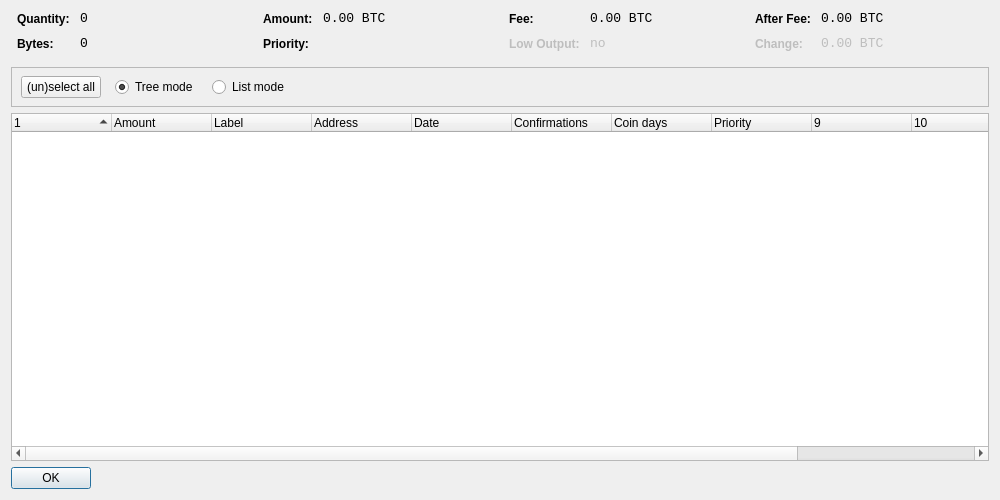
<?xml version="1.0" encoding="UTF-8"?>
<ui version="4.0">
 <class>CoinControlDialog</class>
 <widget class="QDialog" name="CoinControlDialog">
  <property name="geometry">
   <rect>
    <x>0</x>
    <y>0</y>
    <width>1000</width>
    <height>500</height>
   </rect>
  </property>
  <property name="windowTitle">
   <string>Bullion Control</string>
  </property>
  <layout class="QVBoxLayout" name="verticalLayout">
   <item>
    <layout class="QHBoxLayout" name="horizontalLayoutTop" stretch="0,0,0,0">
     <property name="topMargin">
      <number>0</number>
     </property>
     <property name="bottomMargin">
      <number>10</number>
     </property>
     <item>
      <layout class="QFormLayout" name="formLayoutCoinControl1">
       <property name="horizontalSpacing">
        <number>10</number>
       </property>
       <property name="verticalSpacing">
        <number>10</number>
       </property>
       <property name="leftMargin">
        <number>6</number>
       </property>
       <property name="rightMargin">
        <number>6</number>
       </property>
       <item row="0" column="0">
        <widget class="QLabel" name="labelCoinControlQuantityText">
         <property name="styleSheet">
          <string notr="true">font-weight:bold;</string>
         </property>
         <property name="text">
          <string>Quantity:</string>
         </property>
        </widget>
       </item>
       <item row="0" column="1">
        <widget class="QLabel" name="labelCoinControlQuantity">
         <property name="font">
          <font>
           <family>Monospace</family>
           <pointsize>10</pointsize>
          </font>
         </property>
         <property name="cursor">
          <cursorShape>IBeamCursor</cursorShape>
         </property>
         <property name="contextMenuPolicy">
          <enum>Qt::ActionsContextMenu</enum>
         </property>
         <property name="text">
          <string>0</string>
         </property>
         <property name="textInteractionFlags">
          <set>Qt::LinksAccessibleByMouse|Qt::TextSelectableByKeyboard|Qt::TextSelectableByMouse</set>
         </property>
        </widget>
       </item>
       <item row="1" column="0">
        <widget class="QLabel" name="labelCoinControlBytesText">
         <property name="styleSheet">
          <string notr="true">font-weight:bold;</string>
         </property>
         <property name="text">
          <string>Bytes:</string>
         </property>
        </widget>
       </item>
       <item row="1" column="1">
        <widget class="QLabel" name="labelCoinControlBytes">
         <property name="font">
          <font>
           <family>Monospace</family>
           <pointsize>10</pointsize>
          </font>
         </property>
         <property name="cursor">
          <cursorShape>IBeamCursor</cursorShape>
         </property>
         <property name="contextMenuPolicy">
          <enum>Qt::ActionsContextMenu</enum>
         </property>
         <property name="text">
          <string>0</string>
         </property>
         <property name="textInteractionFlags">
          <set>Qt::LinksAccessibleByMouse|Qt::TextSelectableByKeyboard|Qt::TextSelectableByMouse</set>
         </property>
        </widget>
       </item>
      </layout>
     </item>
     <item>
      <layout class="QFormLayout" name="formLayoutCoinControl2">
       <property name="horizontalSpacing">
        <number>10</number>
       </property>
       <property name="verticalSpacing">
        <number>10</number>
       </property>
       <property name="leftMargin">
        <number>6</number>
       </property>
       <property name="rightMargin">
        <number>6</number>
       </property>
       <item row="0" column="0">
        <widget class="QLabel" name="labelCoinControlAmountText">
         <property name="styleSheet">
          <string notr="true">font-weight:bold;</string>
         </property>
         <property name="text">
          <string>Amount:</string>
         </property>
        </widget>
       </item>
       <item row="0" column="1">
        <widget class="QLabel" name="labelCoinControlAmount">
         <property name="font">
          <font>
           <family>Monospace</family>
           <pointsize>10</pointsize>
          </font>
         </property>
         <property name="cursor">
          <cursorShape>IBeamCursor</cursorShape>
         </property>
         <property name="contextMenuPolicy">
          <enum>Qt::ActionsContextMenu</enum>
         </property>
         <property name="text">
          <string>0.00 BTC</string>
         </property>
         <property name="textInteractionFlags">
          <set>Qt::LinksAccessibleByMouse|Qt::TextSelectableByKeyboard|Qt::TextSelectableByMouse</set>
         </property>
        </widget>
       </item>
       <item row="1" column="0">
        <widget class="QLabel" name="labelCoinControlPriorityText">
         <property name="styleSheet">
          <string notr="true">font-weight:bold;</string>
         </property>
         <property name="text">
          <string>Priority:</string>
         </property>
        </widget>
       </item>
       <item row="1" column="1">
        <widget class="QLabel" name="labelCoinControlPriority">
         <property name="font">
          <font>
           <family>Monospace</family>
           <pointsize>10</pointsize>
          </font>
         </property>
         <property name="cursor">
          <cursorShape>IBeamCursor</cursorShape>
         </property>
         <property name="contextMenuPolicy">
          <enum>Qt::ActionsContextMenu</enum>
         </property>
         <property name="text">
          <string/>
         </property>
         <property name="textInteractionFlags">
          <set>Qt::LinksAccessibleByMouse|Qt::TextSelectableByKeyboard|Qt::TextSelectableByMouse</set>
         </property>
        </widget>
       </item>
      </layout>
     </item>
     <item>
      <layout class="QFormLayout" name="formLayoutCoinControl3">
       <property name="horizontalSpacing">
        <number>10</number>
       </property>
       <property name="verticalSpacing">
        <number>10</number>
       </property>
       <property name="leftMargin">
        <number>6</number>
       </property>
       <property name="rightMargin">
        <number>6</number>
       </property>
       <item row="0" column="0">
        <widget class="QLabel" name="labelCoinControlFeeText">
         <property name="styleSheet">
          <string notr="true">font-weight:bold;</string>
         </property>
         <property name="text">
          <string>Fee:</string>
         </property>
        </widget>
       </item>
       <item row="0" column="1">
        <widget class="QLabel" name="labelCoinControlFee">
         <property name="font">
          <font>
           <family>Monospace</family>
           <pointsize>10</pointsize>
          </font>
         </property>
         <property name="cursor">
          <cursorShape>IBeamCursor</cursorShape>
         </property>
         <property name="contextMenuPolicy">
          <enum>Qt::ActionsContextMenu</enum>
         </property>
         <property name="text">
          <string>0.00 BTC</string>
         </property>
         <property name="textInteractionFlags">
          <set>Qt::LinksAccessibleByMouse|Qt::TextSelectableByKeyboard|Qt::TextSelectableByMouse</set>
         </property>
        </widget>
       </item>
       <item row="1" column="0">
        <widget class="QLabel" name="labelCoinControlLowOutputText">
         <property name="enabled">
          <bool>false</bool>
         </property>
         <property name="styleSheet">
          <string notr="true">font-weight:bold;</string>
         </property>
         <property name="text">
          <string>Low Output:</string>
         </property>
        </widget>
       </item>
       <item row="1" column="1">
        <widget class="QLabel" name="labelCoinControlLowOutput">
         <property name="enabled">
          <bool>false</bool>
         </property>
         <property name="font">
          <font>
           <family>Monospace</family>
           <pointsize>10</pointsize>
          </font>
         </property>
         <property name="cursor">
          <cursorShape>IBeamCursor</cursorShape>
         </property>
         <property name="contextMenuPolicy">
          <enum>Qt::ActionsContextMenu</enum>
         </property>
         <property name="text">
          <string>no</string>
         </property>
         <property name="textInteractionFlags">
          <set>Qt::LinksAccessibleByMouse|Qt::TextSelectableByKeyboard|Qt::TextSelectableByMouse</set>
         </property>
        </widget>
       </item>
      </layout>
     </item>
     <item>
      <layout class="QFormLayout" name="formLayoutCoinControl4">
       <property name="horizontalSpacing">
        <number>10</number>
       </property>
       <property name="verticalSpacing">
        <number>10</number>
       </property>
       <property name="leftMargin">
        <number>6</number>
       </property>
       <property name="rightMargin">
        <number>6</number>
       </property>
       <item row="0" column="0">
        <widget class="QLabel" name="labelCoinControlAfterFeeText">
         <property name="styleSheet">
          <string notr="true">font-weight:bold;</string>
         </property>
         <property name="text">
          <string>After Fee:</string>
         </property>
        </widget>
       </item>
       <item row="0" column="1">
        <widget class="QLabel" name="labelCoinControlAfterFee">
         <property name="font">
          <font>
           <family>Monospace</family>
           <pointsize>10</pointsize>
          </font>
         </property>
         <property name="cursor">
          <cursorShape>IBeamCursor</cursorShape>
         </property>
         <property name="contextMenuPolicy">
          <enum>Qt::ActionsContextMenu</enum>
         </property>
         <property name="text">
          <string>0.00 BTC</string>
         </property>
         <property name="textInteractionFlags">
          <set>Qt::LinksAccessibleByMouse|Qt::TextSelectableByKeyboard|Qt::TextSelectableByMouse</set>
         </property>
        </widget>
       </item>
       <item row="1" column="0">
        <widget class="QLabel" name="labelCoinControlChangeText">
         <property name="enabled">
          <bool>false</bool>
         </property>
         <property name="styleSheet">
          <string notr="true">font-weight:bold;</string>
         </property>
         <property name="text">
          <string>Change:</string>
         </property>
        </widget>
       </item>
       <item row="1" column="1">
        <widget class="QLabel" name="labelCoinControlChange">
         <property name="enabled">
          <bool>false</bool>
         </property>
         <property name="font">
          <font>
           <family>Monospace</family>
           <pointsize>10</pointsize>
          </font>
         </property>
         <property name="cursor">
          <cursorShape>IBeamCursor</cursorShape>
         </property>
         <property name="contextMenuPolicy">
          <enum>Qt::ActionsContextMenu</enum>
         </property>
         <property name="text">
          <string>0.00 BTC</string>
         </property>
         <property name="textInteractionFlags">
          <set>Qt::LinksAccessibleByMouse|Qt::TextSelectableByKeyboard|Qt::TextSelectableByMouse</set>
         </property>
        </widget>
       </item>
      </layout>
     </item>
    </layout>
   </item>
   <item>
    <widget class="QFrame" name="frame">
     <property name="minimumSize">
      <size>
       <width>0</width>
       <height>40</height>
      </size>
     </property>
     <property name="frameShape">
      <enum>QFrame::StyledPanel</enum>
     </property>
     <property name="frameShadow">
      <enum>QFrame::Sunken</enum>
     </property>
     <widget class="QWidget" name="horizontalLayoutWidget">
      <property name="geometry">
       <rect>
        <x>10</x>
        <y>0</y>
        <width>781</width>
        <height>41</height>
       </rect>
      </property>
      <layout class="QHBoxLayout" name="horizontalLayoutPanel" stretch="0,0,0,0">
       <property name="spacing">
        <number>14</number>
       </property>
       <item>
        <widget class="QPushButton" name="pushButtonSelectAll">
         <property name="sizePolicy">
          <sizepolicy hsizetype="Maximum" vsizetype="Fixed">
           <horstretch>0</horstretch>
           <verstretch>0</verstretch>
          </sizepolicy>
         </property>
         <property name="text">
          <string>(un)select all</string>
         </property>
        </widget>
       </item>
       <item>
        <widget class="QRadioButton" name="radioTreeMode">
         <property name="sizePolicy">
          <sizepolicy hsizetype="Maximum" vsizetype="Fixed">
           <horstretch>0</horstretch>
           <verstretch>0</verstretch>
          </sizepolicy>
         </property>
         <property name="text">
          <string>Tree mode</string>
         </property>
         <property name="checked">
          <bool>true</bool>
         </property>
        </widget>
       </item>
       <item>
        <widget class="QRadioButton" name="radioListMode">
         <property name="sizePolicy">
          <sizepolicy hsizetype="Maximum" vsizetype="Fixed">
           <horstretch>0</horstretch>
           <verstretch>0</verstretch>
          </sizepolicy>
         </property>
         <property name="text">
          <string>List mode</string>
         </property>
        </widget>
       </item>
       <item>
        <spacer name="horizontalSpacer">
         <property name="orientation">
          <enum>Qt::Horizontal</enum>
         </property>
         <property name="sizeHint" stdset="0">
          <size>
           <width>40</width>
           <height>20</height>
          </size>
         </property>
        </spacer>
       </item>
      </layout>
     </widget>
    </widget>
   </item>
   <item>
    <widget class="CoinControlTreeWidget" name="treeWidget">
     <property name="contextMenuPolicy">
      <enum>Qt::CustomContextMenu</enum>
     </property>
     <property name="sortingEnabled">
      <bool>false</bool>
     </property>
     <property name="columnCount">
      <number>12</number>
     </property>
     <attribute name="headerShowSortIndicator" stdset="0">
      <bool>true</bool>
     </attribute>
     <attribute name="headerStretchLastSection">
      <bool>false</bool>
     </attribute>
     <column>
      <property name="text">
       <string/>
      </property>
     </column>
     <column>
      <property name="text">
       <string>Amount</string>
      </property>
     </column>
     <column>
      <property name="text">
       <string notr="true">Label</string>
      </property>
     </column>
     <column>
      <property name="text">
       <string>Address</string>
      </property>
     </column>
     <column>
      <property name="text">
       <string>Date</string>
      </property>
     </column>
     <column>
      <property name="text">
       <string>Confirmations</string>
      </property>
      <property name="toolTip">
       <string>Confirmed</string>
      </property>
     </column>
     <column>
      <property name="text">
       <string>Coin days</string>
      </property>
     </column>
     <column>
      <property name="text">
       <string>Priority</string>
      </property>
     </column>
     <column>
      <property name="text">
       <string/>
      </property>
     </column>
     <column>
      <property name="text">
       <string/>
      </property>
     </column>
     <column>
      <property name="text">
       <string/>
      </property>
     </column>
     <column>
      <property name="text">
       <string/>
      </property>
     </column>
    </widget>
   </item>
   <item>
    <widget class="QDialogButtonBox" name="buttonBox">
     <property name="sizePolicy">
      <sizepolicy hsizetype="Maximum" vsizetype="Fixed">
       <horstretch>0</horstretch>
       <verstretch>0</verstretch>
      </sizepolicy>
     </property>
     <property name="orientation">
      <enum>Qt::Horizontal</enum>
     </property>
     <property name="standardButtons">
      <set>QDialogButtonBox::Ok</set>
     </property>
    </widget>
   </item>
  </layout>
 </widget>
 <customwidgets>
  <customwidget>
   <class>CoinControlTreeWidget</class>
   <extends>QTreeWidget</extends>
   <header>coincontroltreewidget.h</header>
  </customwidget>
 </customwidgets>
 <resources/>
 <connections/>
</ui>
